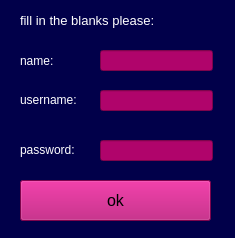
<?xml version="1.0" encoding="UTF-8"?>
<ui version="4.0">
 <class>signUpPage</class>
 <widget class="QWidget" name="signUpPage">
  <property name="geometry">
   <rect>
    <x>0</x>
    <y>0</y>
    <width>235</width>
    <height>238</height>
   </rect>
  </property>
  <property name="windowTitle">
   <string>Form</string>
  </property>
  <property name="styleSheet">
   <string notr="true">QWidget{
	 background-color:#01004a;
}

QPushButton{
	background-color:#b0046b;
}
QPushButton::hover{
	background-color:#780148;
}
QLineEdit{
	background-color:#b0046b;
}
QLabel{
	color:#fff;
}</string>
  </property>
  <widget class="QLabel" name="label">
   <property name="geometry">
    <rect>
     <x>20</x>
     <y>10</y>
     <width>151</width>
     <height>21</height>
    </rect>
   </property>
   <property name="font">
    <font>
     <pointsize>10</pointsize>
    </font>
   </property>
   <property name="text">
    <string>fill in the blanks please:</string>
   </property>
  </widget>
  <widget class="QLineEdit" name="lineEdit">
   <property name="geometry">
    <rect>
     <x>100</x>
     <y>50</y>
     <width>113</width>
     <height>21</height>
    </rect>
   </property>
  </widget>
  <widget class="QLabel" name="label_2">
   <property name="geometry">
    <rect>
     <x>20</x>
     <y>50</y>
     <width>61</width>
     <height>21</height>
    </rect>
   </property>
   <property name="text">
    <string>name:</string>
   </property>
  </widget>
  <widget class="QLabel" name="label_3">
   <property name="geometry">
    <rect>
     <x>20</x>
     <y>90</y>
     <width>71</width>
     <height>20</height>
    </rect>
   </property>
   <property name="text">
    <string>username:</string>
   </property>
  </widget>
  <widget class="QLabel" name="label_4">
   <property name="geometry">
    <rect>
     <x>20</x>
     <y>140</y>
     <width>61</width>
     <height>20</height>
    </rect>
   </property>
   <property name="text">
    <string>password:</string>
   </property>
  </widget>
  <widget class="QLineEdit" name="lineEdit_2">
   <property name="geometry">
    <rect>
     <x>100</x>
     <y>90</y>
     <width>113</width>
     <height>21</height>
    </rect>
   </property>
  </widget>
  <widget class="QLineEdit" name="lineEdit_3">
   <property name="geometry">
    <rect>
     <x>100</x>
     <y>140</y>
     <width>113</width>
     <height>21</height>
    </rect>
   </property>
  </widget>
  <widget class="QPushButton" name="pushButton">
   <property name="geometry">
    <rect>
     <x>20</x>
     <y>180</y>
     <width>191</width>
     <height>41</height>
    </rect>
   </property>
   <property name="font">
    <font>
     <pointsize>12</pointsize>
    </font>
   </property>
   <property name="text">
    <string>ok</string>
   </property>
  </widget>
 </widget>
 <resources/>
 <connections/>
</ui>
